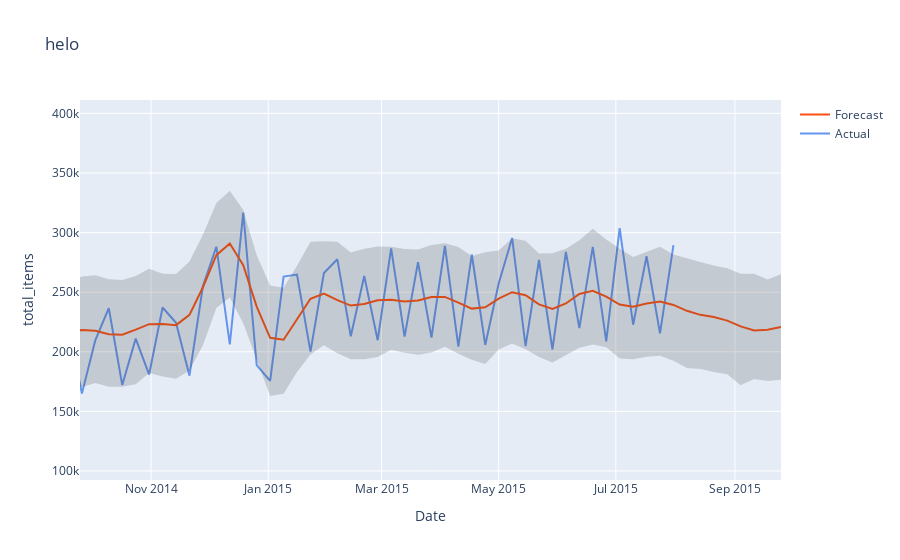

Notebook cell for this chart:
### Code cell
plot_individual_store_prediction(forecast, items, 0, 'total_items', " helo")

### Figure 1 — Plotly figure (JSON) as saved in the notebook; plotly's stock layout.template omitted (floating-point values rounded to 4 significant figures; data arrays with more than 128 entries replaced by an {"elided": "..."} marker saying what was removed)
{"data": [{"hovertemplate": "Sales: %{y:$,.2f}", "line": {"color": "#6495ed"}, "mode": "lines", "name": "Actual", "type": "scatter", "x": {"elided": "135 str values"}, "y": {"elided": "135 float values"}}, {"hovertemplate": "Sales: %{y:$,.2f}", "line": {"color": "#fb5012"}, "mode": "lines", "name": "Forecast", "type": "scatter", "x": {"elided": "143 str values"}, "y": {"elided": "143 float values"}}, {"hoverinfo": "skip", "line": {"width": 0}, "mode": "lines", "name": "Upper", "showlegend": false, "type": "scatter", "x": {"elided": "143 str values"}, "y": {"elided": "143 float values"}}, {"fill": "tonexty", "fillcolor": "rgba(68,68,68, 0.2)", "hoverinfo": "skip", "line": {"width": 0}, "mode": "lines", "name": "Upper", "showlegend": false, "type": "scatter", "x": {"elided": "143 str values"}, "y": {"elided": "143 float values"}}], "layout": {"autosize": true, "hovermode": "x", "title": {"text": " helo"}, "xaxis": {"range": ["2014-09-25T00:00:00", "2015-09-25T00:00:00"], "title": {"text": "Date"}, "type": "date"}, "yaxis": {"autorange": true, "range": [92410.0, 411300.0], "title": {"text": "total_items"}, "type": "linear"}}}
